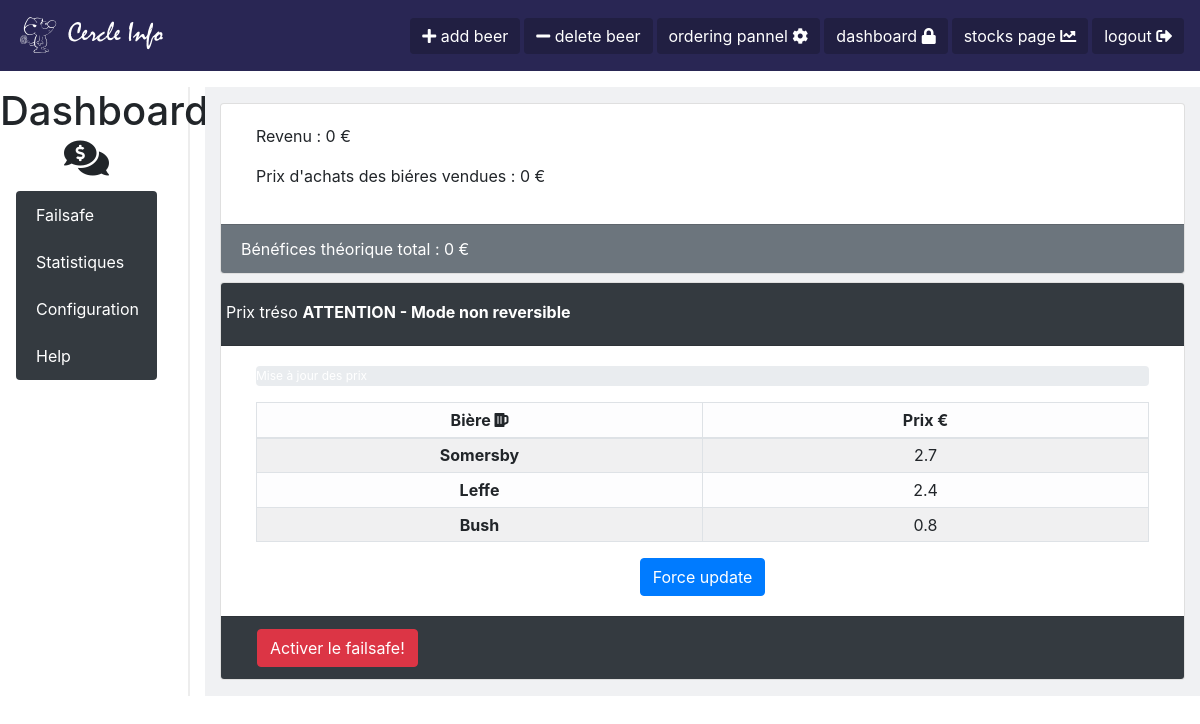
Page /dashboard/ (signed in) on the earlier database version.
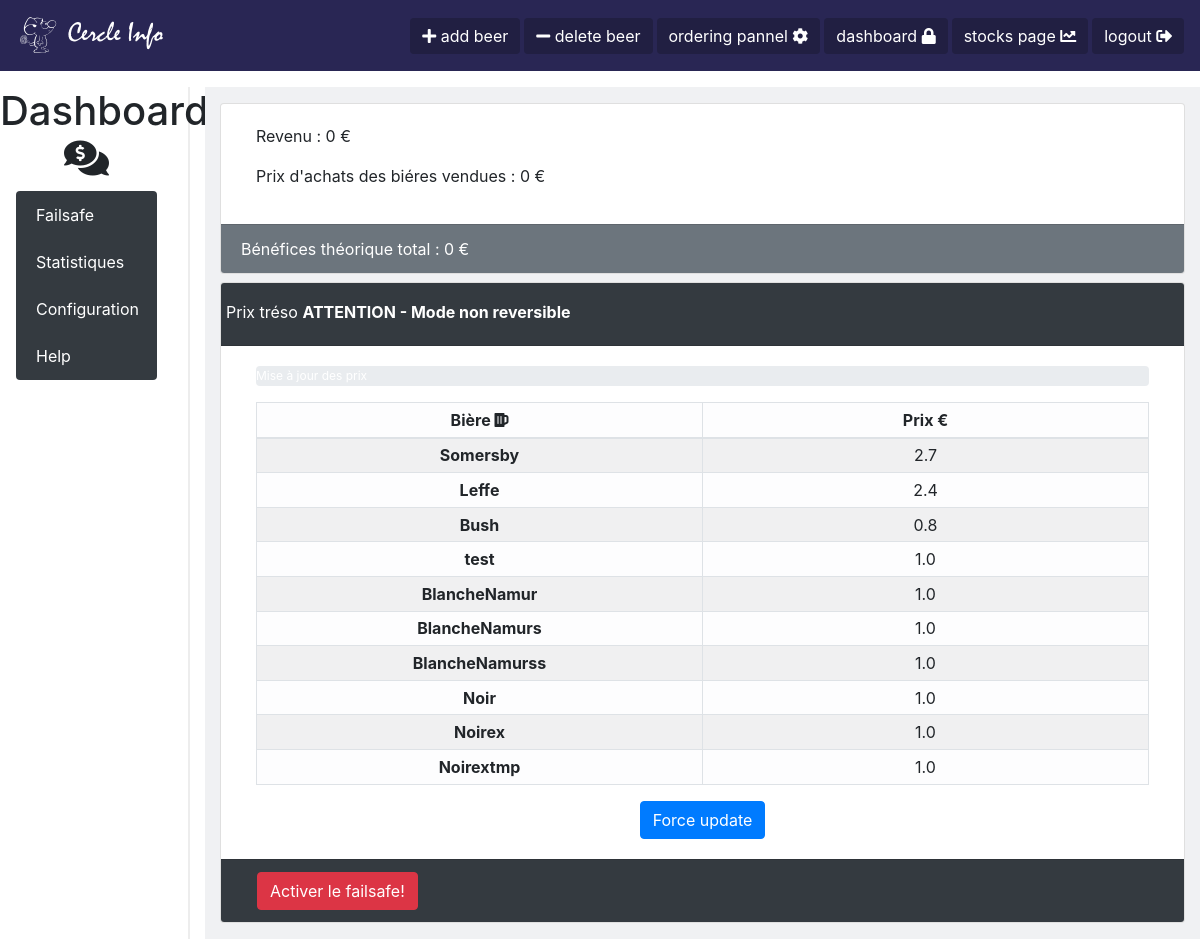
Same page on the later database version.
### Beer/models.py (models this page shows, shortened)
class Beer(models.Model):
    beer_name = models.CharField(max_length=100)
    price = models.FloatField(null=False)
    buy_price = models.FloatField(null=False)
    stock = models.IntegerField(null=False)
    static_stock = models.IntegerField(null=False)
    coef_up = models.FloatField(null=False)
    coef_down = models.FloatField(null=False)
    coef_max = models.FloatField(null=False)
    coef_min = models.FloatField(null=False)
    q_qarder = models.IntegerField(null=False, default=0)
    q_current_qarder = models.IntegerField(null=False, default=0)
    alcohol_percentage = models.FloatField(null=False, default=0)
    bar = models.IntegerField(null=False, default=1)
    trend = models.CharField(max_length=10, default='EQUAL')
    out_of_stock = models.BooleanField(null=False, default=False)
    best_value = models.BooleanField(null=False, default=False)
    best_price = models.BooleanField(null=False, default=False)
    class Meta:
        permissions = (('show_tool_bar', 'Can show the toolbar'),
                       ('failsafe_mode', 'Can access to failsafe'),)

### Treso/views.py (the view)
# urls.py: path('dashboard/', TresoViews.dashboard, name='dashboard'),
@login_required
def dashboard(request):
    if request.user.has_perm('Beer.failsafe_mode'):
        total, total_buy_price, benef = _calculate_income()
        print(TresoFailsafe.objects.get(id=1).is_activated)
        return render(request,
                      'dashboard.html',
                      {'total': total,
                       'total_buy_price': total_buy_price,
                       'benef': benef, 'beers': Beer.objects.all(),
                       'failsafe': TresoFailsafe.objects.get(id=1).is_activated})
    else:
        raise PermissionDenied()

### Treso/views.py (called while the page is built)
def _calculate_income():
    total = 0
    total_buy_price = 0
    beer_sold = 0
    for hist in History.objects.all():
        total += hist.total_price
        total_buy_price += hist.buy_total_price
    return total, total_buy_price, total - total_buy_price

### templates/dashboard.html (shortened to what this page needs)
{%extends 'main_template.html' %}
{% load static %}
{% block head %}
        <link rel="stylesheet" href="{% static 'css/dashboard.css' %}">
{% endblock %}
{%block content%}
<div class="row">
  <div class="col-2" style="border-right: solid 2px #EDEDED;">
    <h1 class="text-center">Dashboard <i class="fas fa-comments-dollar"></i></h1>
    <div class="list-group flex-column nav-pills pl-3 pr-3" id="v-pills-tab" role="tablist" aria-orientation="vertical">
      <a class="list-group-item list-group-item-action bg-dark nav-btn" id="v-pills-home-tab" data-toggle="pill" href="#v-pills-home" role="tab" aria-controls="v-pills-home" aria-selected="true">Failsafe</a>
      <a class="list-group-item list-group-item-action bg-dark nav-btn" id="v-pills-profile-tab" data-toggle="pill" href="#v-pills-profile" role="tab" aria-controls="v-pills-profile" aria-selected="false">Statistiques</a>
      <a class="list-group-item list-group-item-action bg-dark nav-btn" id="v-pills-messages-tab" data-toggle="pill" href="#v-pills-messages" role="tab" aria-controls="v-pills-messages" aria-selected="false">Configuration</a>
      <a class="list-group-item list-group-item-action bg-dark nav-btn" id="v-pills-settings-tab" data-toggle="pill" href="#v-pills-settings" role="tab" aria-controls="v-pills-settings" aria-selected="false">Help</a>
    </div>
  </div>
  <div class="col-10">
    <div class="tab-content" id="v-pills-tabContent" style="background-color: #F0F1F3;">
      <div class="tab-pane fade show active" id="v-pills-home" role="tabpanel" aria-labelledby="v-pills-home-tab">
        {% if perms.Beer.failsafe_mode %}
        <div class="container pt-3 pb-3">
            <div class="card">
                <div class="card-body">
                    <div class="container">
                            <p>Revenu : {{ total }} €</p>
                            <p>Prix d'achats des biéres vendues : {{ total_buy_price }} €</p>
                    </div>
                </div>
                <div class="card-footer text-white bg-secondary">
                Bénéfices théorique total : {{ benef }} €
                </div>
            </div>
            <div class="card mt-2">
                <div class="card-header bg-dark text-white">
                    <div class="row">
                        <div>Prix tréso <b>ATTENTION - Mode non reversible</b>
                        </div>
                    </div>
                </div>
                <div class="card-body">
                <div class="container">
                      <div class="progress" style="height: 20px;">
                        <div class="progress-bar bg-danger" role="progressbar" style="width: 0%; background-color:#428bca;" id="progress_bar"aria-valuenow="0" aria-valuemin="0" aria-valuemax="100">Mise à jour des prix</div>
                      </div>
                    {% include 'prix_treso.html' with beers=beers %}
                    <div class="row justify-content-center">
                    <div class="btn btn-primary" onclick="set_price()">Force update</div>
                    </div>
                </div>
            </div>
            <div class="card-footer text-white bg-dark">
                <div class="btn btn-danger ml-3"  data-toggle="modal" data-target="#activate_fail_safeModal">Activer le failsafe!</div>
            </div>
        </div>
        </div>
        {% endif %}
      </div>
    </div>
  </div>
</div>
{%endblock%}

### templates/prix_treso.html
    <table class="table table-light table-bordered table-striped table-sm mt-3">
      <thead>
        <tr class="">
          <th class="text-center align-middle" scope="col">Bière <i class="fas fas fa-beer"></i></th>
          <th class="text-center" scope="col">Prix €</th>
        </tr>
      </thead>
      <tbody>
        {% for beer in beers %}
          <tr class="">
            <th class="text-center align-middle" scope="row" style="width: 50%"> {{beer.beer_name}} </th>
            <td class="text-center align-middle price" id="{{ beer.id }}" contenteditable="true" style="width: 50%"> {{beer.price}}</td>
          </tr>
        {% endfor %}
      </tbody>
    </table>

Differences in the rows shown:
added Beer: beer_name "test", {{ beer.id }} 5 (drawn), price "1.0"
added Beer: beer_name "BlancheNamur", price "1.0"
added Beer: beer_name "BlancheNamurs", price "1.0"
added Beer: beer_name "BlancheNamurss", price "1.0"
added Beer: beer_name "Noir", price "1.0"
added Beer: beer_name "Noirex", price "1.0"
added Beer: beer_name "Noirextmp", price "1.0"
